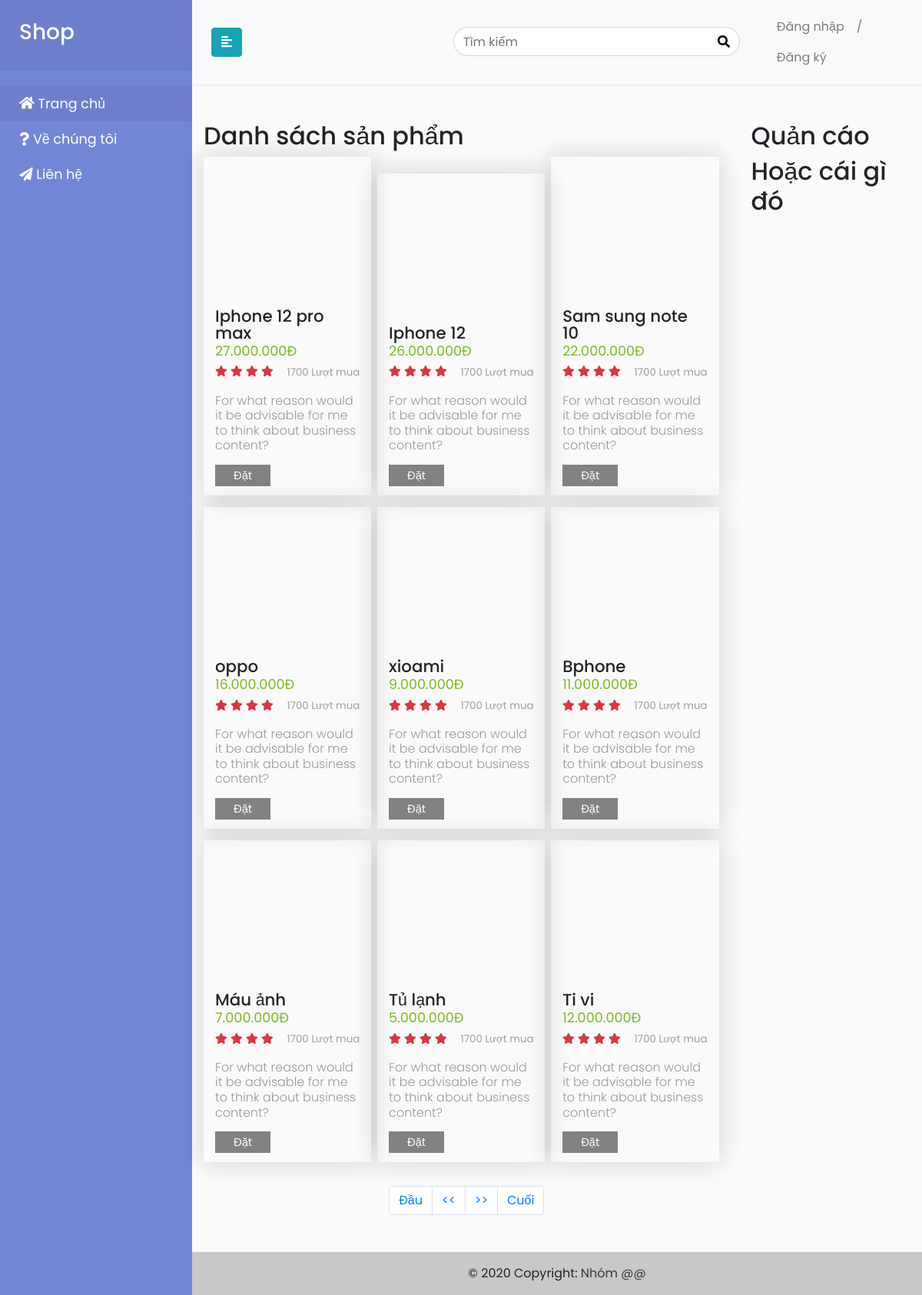
The page / on the database its author committed.
### tables this page shows
CREATE TABLE `products` (
  `id` int(11) NOT NULL,
  `name` varchar(256) NOT NULL,
  `price` int(11) NOT NULL,
  `image` varchar(256) NOT NULL,
  `created` datetime NOT NULL DEFAULT current_timestamp()
);

### controllers/functions/formatMoney.php (called while the page is built, shortened)
<?php
	function formatMoney($number, $fractional=false) {
        while (true) {
            $replaced = preg_replace('/(-?\d+)(\d\d\d)/', '$1.$2', $number);
            if ($replaced != $number) {
                $number = $replaced;
            } else {
                break;
            }
        }
        return $number;
    }
?>

### controllers/product/read_index.php (the view, shortened to what this page needs)
<?php
    include_once 'controllers/functions/formatMoney.php';
	if (isset($_GET['page'])) {
        $page = $_GET['page'];
    } else {
        $page = 1;
    }
    $no_of_records_per_page = 9;
    $offset = ($page-1) * $no_of_records_per_page;
    $conn=mysqli_connect("localhost","root","","shop");
    $total_pages_sql = "SELECT COUNT(*) FROM products";
    $result = mysqli_query($conn,$total_pages_sql);
    $total_rows = mysqli_fetch_array($result)[0];
    $total_pages = ceil($total_rows / $no_of_records_per_page);
    $sql = "SELECT * FROM products LIMIT $offset, $no_of_records_per_page";
    $res_data = mysqli_query($conn,$sql);
    while($data = mysqli_fetch_array($res_data)){
        $price = formatMoney($data["price"]);
    	echo '
            <div class="box-product">
                <article class="box">
                    <figure style="background: url('.$data["image"].') center center / cover"></figure>
                    <div class="details">
                        <h4 class="box-title">'.$data["name"].'</h4>
                        <span class="price">'.$price.'đ</span>
                        <div class="feedback">
                            <ul class="rating">
                                <li>
                                    <i class="fas fa-star fa-sm text-danger"></i>
                                </li>
                                <li>
                                    <i class="fas fa-star fa-sm text-danger"></i>
                                </li>
                                <li>
                                    <i class="fas fa-star fa-sm text-danger"></i>
                                </li>
                                <li>
                                    <i class="fas fa-star fa-sm text-danger"></i>
                                </li>
                            </ul>
                            <span class="review">1700 Lượt mua</span>
                        </div>
                        <p class="description">For what reason would it be advisable for me to think about business content?</p>
                        <div class="action"> <a class="button btn-small" href="product.php?sp='.$data["id"].'">Đặt</a> </div>
                    </div>
                </article>
            </div>
		';
    }
?>

### index.php (shortened to what this page needs)
<!DOCTYPE html>
<html>
<head>
    <?php include_once 'views/components/head.php'?>
</head>
<body>
    <div class="wrapper">
        <?php include_once 'views/components/sidebar.php'?>
        <div id="content">
            <?php include_once 'views/components/navbar.php'?>
        	<div class="container mt-5">
		    	<div class="row">
		    		<div class="col-sm-9">
                        <h2>Danh sách sản phẩm</h2>
				        <?php include_once 'controllers/product/read_index.php' ?>
                        <ul class="pagination mt-3">
                            <li class="page-item"><a class="page-link" href="?page=1">Đầu</a></li>
                            <li class="page-item, <?php if($page <= 1){ echo 'disabled'; } ?>">
                                <a class="page-link" href="<?php if($page <= 1){ echo '#'; } else { echo "?page=".($page - 1); } ?>"><<</a>
                            </li>
                            <li class="page-item, <?php if($page >= $total_pages){ echo 'disabled'; } ?>">
                                <a class="page-link" href="<?php if($page >= $total_pages){ echo '#'; } else { echo "?page=".($page + 1); } ?>">>></a>
                            </li>
                            <li class="page-item"><a class="page-link" href="?page=<?php echo $total_pages; ?>">Cuối</a></li>
                        </ul>
			    	</div>
				    <div class="col-sm-3">
				    	<h2>Quản cáo</h2>
                        <h2>Hoặc cái gì đó</h2>
				    </div>
		    	</div>
		    </div>
            <?php include_once 'views/components/footer.php' ?>
        </div>
    </div>
</body>
</html>

### views/components/head.php (shortened to what this page needs)
<link rel="stylesheet" href="https://stackpath.bootstrapcdn.com/bootstrap/4.1.0/css/bootstrap.min.css">
<link rel="stylesheet" href="views/assets/css/style.css">

### views/components/sidebar.php (shortened to what this page needs)
<nav id="sidebar">
    <div class="sidebar-header">
        <h3>Shop</h3>
    </div>
    <ul class="list-unstyled components">
        <li id="home">
            <a href="index.php">
                <i class="fas fa-home"></i>
                Trang chủ
            </a>
        </li>
        <li>
            <a href="#" data-toggle="collapse" aria-expanded="false">
                <i class="fas fa-question"></i>
                Về chúng tôi
            </a>
        </li>
        <li>
            <a href="#">
                <i class="fas fa-paper-plane"></i>
                Liên hệ
            </a>
        </li>
    </ul>
</nav>

### views/components/navbar.php
<nav class="navbar navbar-expand-lg navbar-light bg-light">
    <div class="container-fluid">
        <button type="button" id="sidebarCollapse" class="btn btn-info">
            <i class="fas fa-align-left"></i>
        </button>
        <div class="input-group search">
            <input class="form-control" type="text" placeholder="Tìm kiếm" style="border-radius: 20px;">
            <span class="btn-search"><i class="fas fa-search text-grey"></i></span>
        </div>
        <div class="collapse navbar-collapse" id="navbarSupportedContent">
            <ul class="nav navbar-nav ml-auto">
                <?php if (isset($_SESSION['user_id'])) {  ?>
                    <li class="nav-item">
                        <a class="nav-link" href="controllers/logout/logout.php">Đăng xuất</a>
                    </li>
                <?php } else { ?>
                    <li class="nav-item">
                        <a class="nav-link" href="login.php">Đăng nhập</a>
                    </li>
                    <li><a class="nav-link" href="#">/</a></li>
                    <li class="nav-item">
                        <a class="nav-link" href="register.php">Đăng ký</a>
                    </li>
                <?php } ?>
            </ul>
        </div>
    </div>
</nav>

### views/components/footer.php
<footer class="mt-5">
           <div class="text-center p-3" style="background-color: rgba(0, 0, 0, 0.2)">
             © 2020 Copyright:
             <span class="text-dark">Nhóm @@</span>
           </div>
         </footer>

### views/assets/css/style.css (style rules this page uses)
body { font-family: 'Poppins', sans-serif; background: #fafafa; }
p { font-family: 'Poppins', sans-serif; font-size: 1.1em; font-weight: 300; line-height: 1.7em; color: #999; }
input { outline: none; }
a, a:hover, a:focus { color: inherit; text-decoration: none; transition: all 0.3s; }
.navbar { padding: 15px 10px; background: #fff; border: none; border-radius: 0; margin-bottom: 40px; box-shadow: 1px 1px 3px rgba(0, 0, 0, 0.1); }
i, span { display: inline-block; }
.wrapper { display: flex; align-items: stretch; }
#sidebar { min-width: 250px; max-width: 250px; background: #7386D5; color: #fff; transition: all 0.3s; }
#sidebar ul li a { text-align: left; }
#sidebar .sidebar-header { padding: 10%; background: #6d7fcc; }
#sidebar ul.components { padding: 20px 0; }
#sidebar ul li a { padding: 10px; font-size: 1.1em; display: block; padding-left: 10%; }
#sidebar ul li.active>a, a[aria-expanded="true"] { color: #fff; background: #6d7fcc; }
a[data-toggle="collapse"] { position: relative; }
#content { width: 100%; min-height: 100vh; transition: all 0.3s; }
.box-product { width: 32%; margin-right: 0.5%; margin-bottom: 15px; display: inline-block; box-shadow: 0 0 2rem 0 rgb(26 26 26 / 18%); }
.search { width: 500px; margin-left: 275px; }
.btn-search { z-index: 20; border-radius: 50%; position: relative; left: -41px; top: 0px; background: #747da200; width: 40px; color: #000; text-align: center; line-height: 40px; }
.pagination { width: 200px; margin: 0 auto; }
.details { padding: 12px 15px; }
.box-product figure { width: 100%; height: 185px; background: #000; margin: 0; }
h4.box-title { margin-bottom: 0;line-height: 1em;font-size: 1.3333em; }
span.price { color: #7db921; font-size: 1.1rem; text-transform: uppercase; line-height: 1; display: block; margin:5px 0; }
.review { line-height: 25px; display: block; float: right; font-size: 0.8333em; color: #9e9e9e; }
.box-product p { font-size: 1em; line-height: 1.222; margin-bottom: 15px; }
a.button { display: inline-block; background: #828282; font-size: 0.8333em; line-height: 1.8333em; white-space: nowrap; text-align: center; color: #ffffff; }
button.btn-small, input[type="button"].button.btn-small, a.button.btn-small { height: 28px; padding: 0 24px; line-height: 28px; font-size: 0.9167em; }
.box-product ul.rating { list-style: none; padding: 0; display: inline-block; }
.box-product ul.rating li { display: inline-block; }

### rows shown on the page
products: name "Iphone 12 pro max", price "27.000.000"
products: name "Iphone 12", price "26.000.000"
products: name "Sam sung note 10", price "22.000.000"
products: name "oppo", price "16.000.000"
products: name "xioami", price "9.000.000"
products: name "Bphone", price "11.000.000"
products: name "Máu ảnh", price "7.000.000"
products: name "Tủ lạnh", price "5.000.000"
products: name "Ti vi", price "12.000.000"
